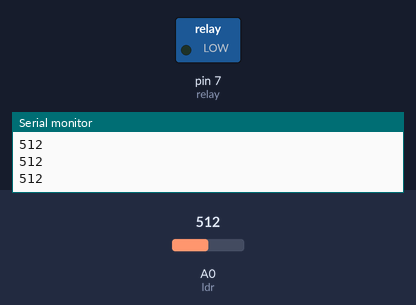
Bench run of a sketch on a simulated Arduino Uno, built with avr-gcc and run on an emulated ATmega328P. Shown: switched loads named in the sketch (green lamp = pin HIGH), the last lines printed to the serial monitor. Inputs (shaded band) come from the test bench; at power-on: A0 (ldr) = 512.

Above: at 1.3 s.
1.4 s: A0 (ldr) set to 492
At 2.3 s:
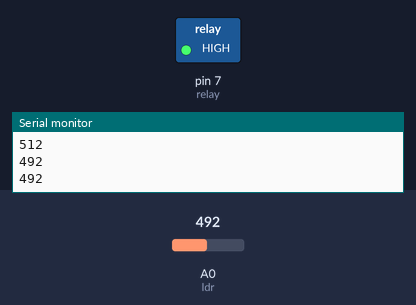
3.0 s: A0 (ldr) set to 510
At 3.5 s:
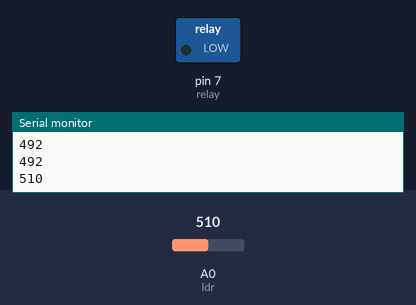
4.5 s: A0 (ldr) set to 490
At 5.9 s:
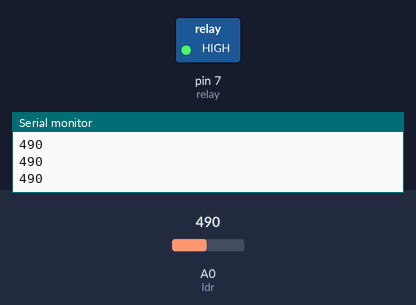
Timing chart, 0 to 7.5 s (numbered marks = the images above; inputs shaded):
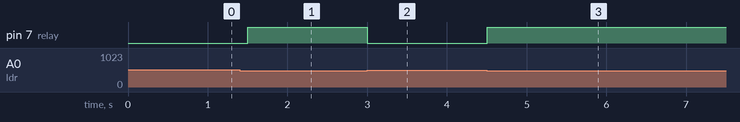

The sketch:

street_light.ino
```cpp
int ldr = A0;
int relay = 7;
int threshold = 500;

void setup() {
  pinMode(relay, OUTPUT);
  Serial.begin(9600);
}

void loop() {
  int ldrValue = analogRead(ldr);
  Serial.println(ldrValue);

  if (ldrValue < threshold) {
    digitalWrite(relay, HIGH);  // Light ON
  } else {
    digitalWrite(relay, LOW);   // Light OFF
  }

  delay(500);
}
```

Measured:
- the behaviour switches between 500 and 499 on A0 (ldr) (found by bisection; images 0 and 1)
- after the input at 1.4 s, pin 7 (relay): LOW → HIGH after 0.10 s
- after the input at 3.0 s, pin 7 (relay): HIGH → LOW at once
- after the input at 4.5 s, pin 7 (relay): LOW → HIGH at once
